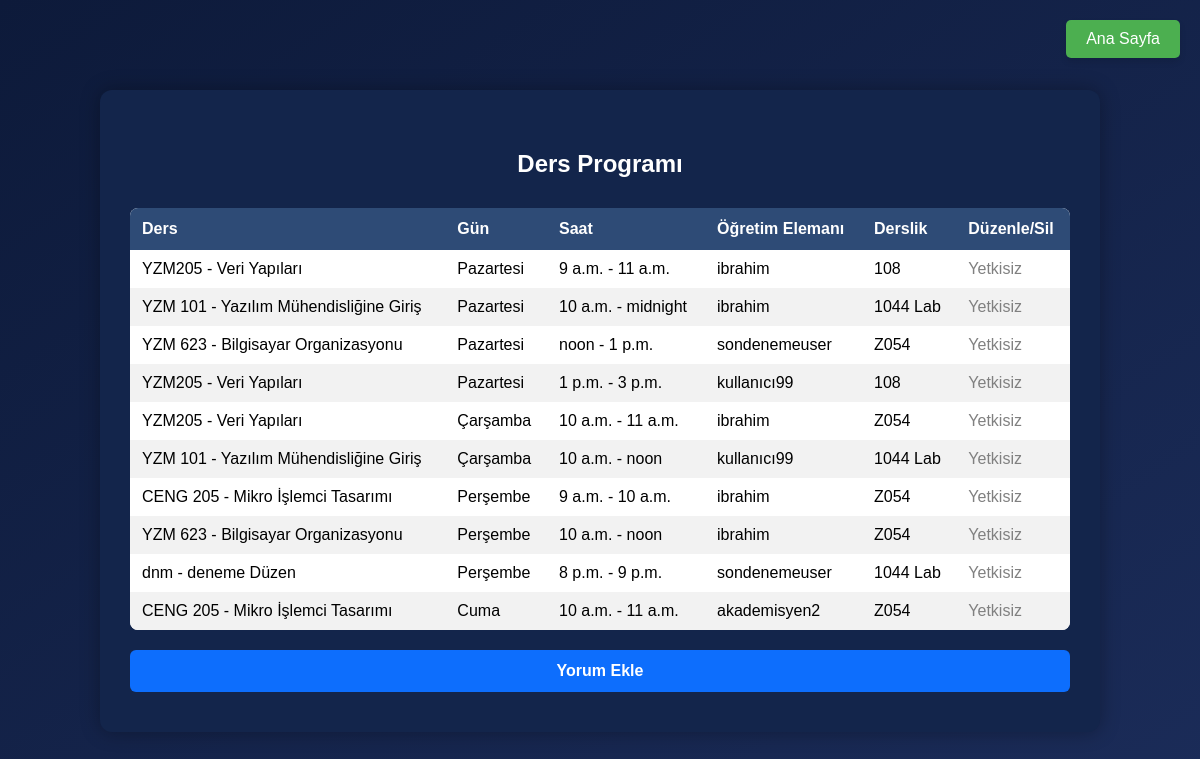
Page /uni/ders-programi/ on the committed database.
### uni/models.py (models this page shows, shortened)
class DersProgrami(models.Model):
    GUNLER = [
        ('Pazartesi', 'Pazartesi'),
        ('Salı', 'Salı'),
        ('Çarşamba', 'Çarşamba'),
        ('Perşembe', 'Perşembe'),
        ('Cuma', 'Cuma'),
    ]
    ders = models.ForeignKey(Ders, on_delete=models.CASCADE)
    derslik = models.ForeignKey(Derslik, on_delete=models.CASCADE)
    ogretim_elemani = models.ForeignKey(User, on_delete=models.CASCADE, limit_choices_to={'role': 'akademisyen'})
    gun = models.CharField(max_length=10, choices=GUNLER)
    baslangic_saati = models.TimeField()
    bitis_saati = models.TimeField()
    class Meta:
        unique_together = ['ders', 'gun', 'baslangic_saati']

class Ders(models.Model):
    kod = models.CharField(max_length=10, unique=True)
    ad = models.CharField(max_length=100)
    ogrenci_sayisi = models.IntegerField(default=0)
    kredi = models.IntegerField()
    bolum = models.CharField(max_length=100)
    def __str__(self):
        return f"{self.kod} - {self.ad}"

class CustomUser(AbstractUser):
    ROLE_CHOICES = (
        ('bolum_baskani', 'Bölüm Başkanı'),
        ('bolum_sekreteri', 'Bölüm Sekreteri'),
        ('akademisyen', 'Akademisyen'),
        ('ogrenci', 'Öğrenci'),
    )
    role = models.CharField(max_length=20, choices=ROLE_CHOICES, null=True, blank=True)

class Derslik(models.Model):
    ad = models.CharField(max_length=50, unique=True)
    kapasite = models.IntegerField()
    def __str__(self):
        return self.ad

### uni/views.py (the view)
# urls.py: path('ders-programi/', ders_programi_list, name='ders_programi_list'),
def ders_programi_list(request):
    gun_sirasi = {
        'Pazartesi': 0,
        'Salı': 1,
        'Çarşamba': 2,
        'Perşembe': 3,
        'Cuma': 4,
    }
    programlar = DersProgrami.objects.all()
    programlar = sorted(programlar, key=lambda x: (gun_sirasi.get(x.gun, 5), x.baslangic_saati))
    return render(request, 'ders_programi_list.html', {'programlar': programlar})

### uni/templates/ders_programi_list.html (shortened to what this page needs)
{% extends "base.html" %}
{% block content %}
<a href="{% url 'home' %}" class="btn-home">Ana Sayfa</a>
<div class="card">
    <h2>Ders Programı</h2>
    <table>
        <thead>
            <tr>
                <th>Ders</th>
                <th>Gün</th>
                <th>Saat</th>
                <th>Öğretim Elemanı</th>
                <th>Derslik</th>
                <th>Düzenle/Sil</th>
            </tr>
        </thead>
        <tbody>
            {% for program in programlar %}
            <tr>
                <td>{{ program.ders }}</td>
                <td>{{ program.gun }}</td>
                <td>{{ program.baslangic_saati }} - {{ program.bitis_saati }}</td>
                <td>{{ program.ogretim_elemani }}</td>
                <td>{{ program.derslik }}</td>
                <td>
                    {% if request.user.role == "bolum_baskani" or request.user.role == "bolum_sekreteri" %}
                    <a href="{% url 'ders_programi_duzenle' program.id %}" class="btn-sil" style="background-color: #0d6efd; margin-right: 5px;">Düzenle</a>
                    <a href="{% url 'ders_programi_sil' program.id %}" class="btn-sil">Sil</a>
                    {% else %}
                    <span style="color: gray;">Yetkisiz</span>
                    {% endif %}
                </td>
            </tr>
            {% empty %}
            <tr>
                <td colspan="6" style="text-align: center;">Henüz ders programı bulunmamaktadır.</td>
            </tr>
            {% endfor %}
        </tbody>
    </table>
    {% if request.user.role == "bolum_baskani" or request.user.role == "bolum_sekreteri" %}
    <a href="{% url 'ders_programi_ekle' %}" class="btn-ekle">Yeni Ders Ekle</a>
    <form method="post" action="{% url 'ders_programi_onayla' %}">
    {% csrf_token %}
        <button type="submit" class="btn-mavi">Ders Programını Onayla</button>
    </form>
    {% else %}
    <div style="text-align: center;">
    <a href="{% url 'yorum_ekle' %}" class="btn-mavi">Yorum Ekle</a>
    </div>
    {% endif %}
</div>
{% endblock %}

### uni/templates/base.html (style rules this page uses)
body { margin: 0; padding: 0; background: linear-gradient(to bottom right, #0d1a3a, #223362); font-family: Arial, sans-serif; color: white; min-height: 100vh; }
h2 { margin-bottom: 10px; }

### uni/templates/ders_programi_list.html (style rules this page uses)
body { background: linear-gradient(to bottom right, #0d1a3a, #1b2c59); color: white; font-family: Arial, sans-serif; min-height: 100vh; margin: 0; padding: 0; }
.card { background-color: #13254b; border-radius: 12px; padding: 40px 30px; max-width: 1100px; margin: 50px auto; box-shadow: 0 0 20px rgba(0, 0, 0, 0.3); }
.card h2 { text-align: center; margin-bottom: 30px; }
table { width: 100%; border-collapse: collapse; background-color: white; color: black; border-radius: 8px; overflow: hidden; }
th { background-color: #2e4b76; color: white; text-align: left; padding: 12px; }
td { padding: 10px 12px; text-align: left; }
tr:nth-child(even) { background-color: #f2f2f2; }
.btn-home { position: fixed; top: 20px; right: 20px; padding: 10px 20px; background-color: #4caf50; color: white; font-size: 16px; border: none; border-radius: 5px; box-shadow: 0 4px 6px rgba(0, 0, 0, 0.1); cursor: pointer; z-index: 1000; text-decoration: none; }
.btn-mavi { display: block; margin: 20px auto 0; background-color: #0d6efd; color: white; padding: 12px 24px; border-radius: 6px; text-decoration: none; font-weight: bold; font-size: 16px; text-align: center; border: none; }

### rows in the picture
DersProgrami: ders "YZM205 - Veri Yapıları", gun "Pazartesi", baslangic_saati "9 a.m.", bitis_saati "11 a.m.", ogretim_elemani "ibrahim", derslik "108"
DersProgrami: ders "YZM 101 - Yazılım Mühendisliğine Giriş", gun "Pazartesi", baslangic_saati "10 a.m.", bitis_saati "midnight", ogretim_elemani "ibrahim", derslik "1044 Lab"
DersProgrami: ders "YZM 623 - Bilgisayar Organizasyonu", gun "Pazartesi", baslangic_saati "noon", bitis_saati "1 p.m.", ogretim_elemani "sondenemeuser", derslik "Z054"
DersProgrami: ders "YZM205 - Veri Yapıları", gun "Pazartesi", baslangic_saati "1 p.m.", bitis_saati "3 p.m.", ogretim_elemani "kullanıcı99", derslik "108"
DersProgrami: ders "YZM205 - Veri Yapıları", gun "Çarşamba", baslangic_saati "10 a.m.", bitis_saati "11 a.m.", ogretim_elemani "ibrahim", derslik "Z054"
DersProgrami: ders "YZM 101 - Yazılım Mühendisliğine Giriş", gun "Çarşamba", baslangic_saati "10 a.m.", bitis_saati "noon", ogretim_elemani "kullanıcı99", derslik "1044 Lab"
DersProgrami: ders "CENG 205 - Mikro İşlemci Tasarımı", gun "Perşembe", baslangic_saati "9 a.m.", bitis_saati "10 a.m.", ogretim_elemani "ibrahim", derslik "Z054"
DersProgrami: ders "YZM 623 - Bilgisayar Organizasyonu", gun "Perşembe", baslangic_saati "10 a.m.", bitis_saati "noon", ogretim_elemani "ibrahim", derslik "Z054"
DersProgrami: ders "dnm - deneme Düzen", gun "Perşembe", baslangic_saati "8 p.m.", bitis_saati "9 p.m.", ogretim_elemani "sondenemeuser", derslik "1044 Lab"
DersProgrami: ders "CENG 205 - Mikro İşlemci Tasarımı", gun "Cuma", baslangic_saati "10 a.m.", bitis_saati "11 a.m.", ogretim_elemani "akademisyen2", derslik "Z054"
